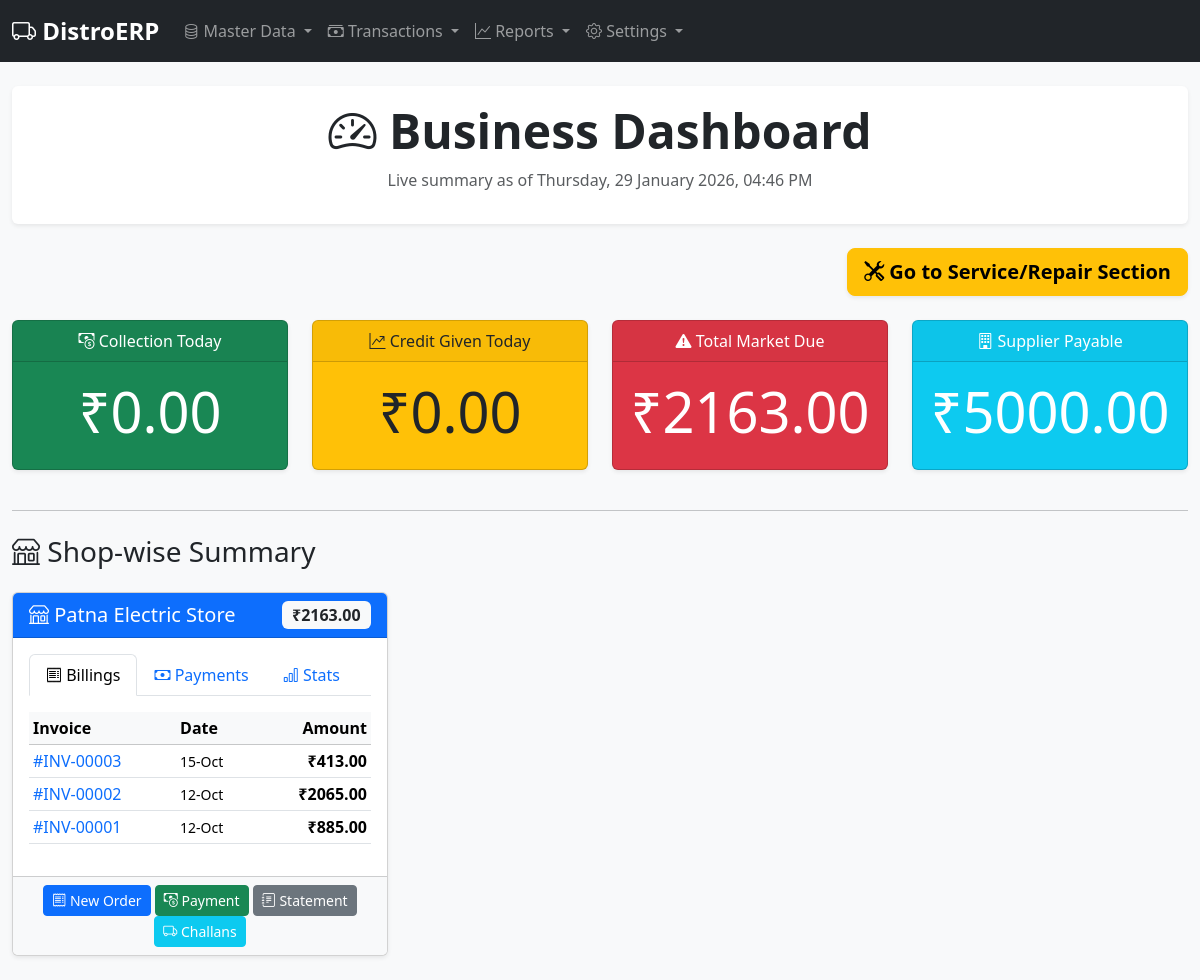
Before: / with the older database file.
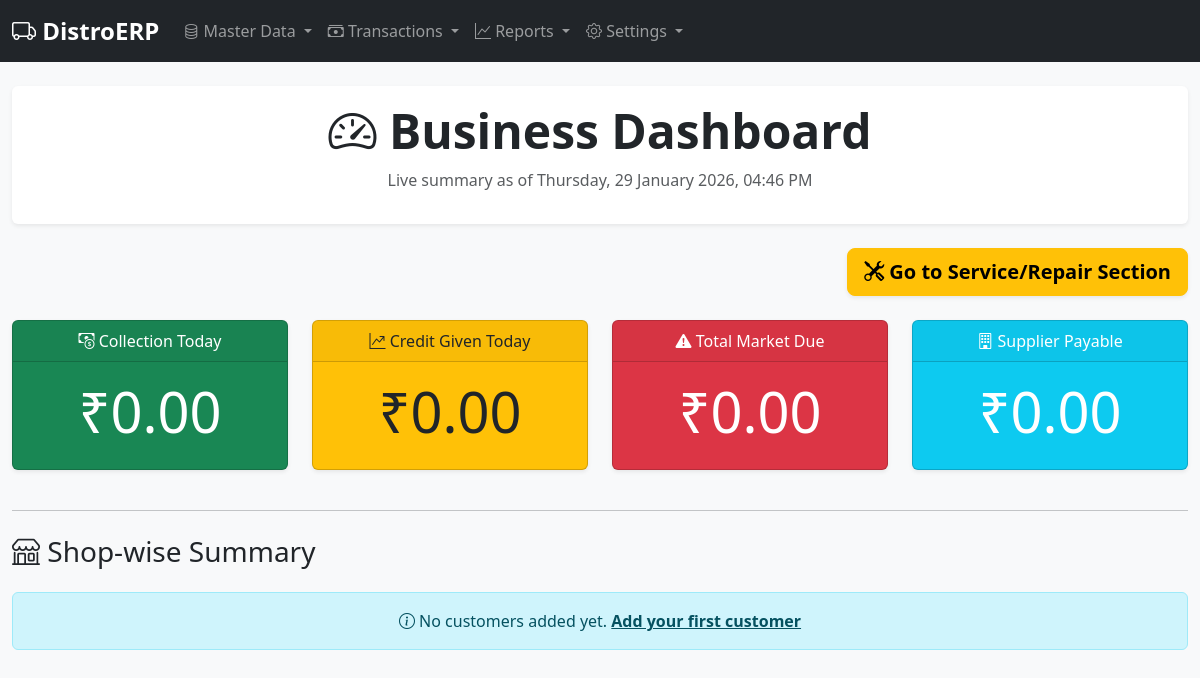
After: the same page with the newer database file.
### erp/models.py (models this page shows, shortened)
class Customer(db.Model):
    id = db.Column(db.Integer, primary_key=True)
    name = db.Column(db.String(100), nullable=False, unique=True)
    gstin = db.Column(db.String(15), unique=True)
    state_code = db.Column(db.String(2))
    address = db.Column(db.Text)
    phone = db.Column(db.String(15))
    balance = db.Column(db.Float, default=0.0, nullable=False)
    pricing_tier_id = db.Column(db.Integer, db.ForeignKey('pricing_tier.id'))
    pricing_tier = db.relationship('PricingTier')
    invoices = db.relationship('Invoice', backref='customer', lazy=True, cascade="all, delete-orphan")
    payments = db.relationship('Payment', backref='customer', lazy=True, cascade="all, delete-orphan")

class Invoice(db.Model):
    id = db.Column(db.Integer, primary_key=True)
    invoice_number = db.Column(db.String(50), unique=True)
    created_at = db.Column(db.DateTime, default=datetime.utcnow)
    customer_id = db.Column(db.Integer, db.ForeignKey('customer.id'), nullable=False)
    subtotal = db.Column(db.Float, default=0.0)
    cgst_amount = db.Column(db.Float, default=0.0)
    sgst_amount = db.Column(db.Float, default=0.0)
    igst_amount = db.Column(db.Float, default=0.0)
    total_amount = db.Column(db.Float, nullable=False, default=0.0)
    notes = db.Column(db.Text)
    items = db.relationship('InvoiceItem', backref='invoice', lazy=True, cascade="all, delete-orphan")

### erp/routes.py (the view)
@bp.route('/')
def dashboard():
    today = date.today()
    total_collections_today = db.session.query(func.sum(Payment.amount)).filter(
        func.date(Payment.payment_date) == today).scalar() or 0.0
    total_credit_today = db.session.query(func.sum(Invoice.total_amount)).filter(
        func.date(Invoice.created_at) == today).scalar() or 0.0
    total_market_due = db.session.query(func.sum(Customer.balance)).scalar() or 0.0
    total_supplier_due = db.session.query(func.sum(Supplier.balance)).scalar() or 0.0
    customers = Customer.query.order_by(Customer.name).all()
    for customer in customers:
        orders_by_month = db.session.query(
            func.strftime('%Y-%m', Invoice.created_at).label('month'),
            func.count(Invoice.id).label('count')
        ).filter(Invoice.customer_id == customer.id
        ).group_by('month'
        ).order_by(func.strftime('%Y-%m', Invoice.created_at).desc()
        ).limit(6).all()
        customer.orders_summary = orders_by_month
    return render_template('dashboard.html',
                         collections_today=total_collections_today,
                         credit_today=total_credit_today,
                         market_due=total_market_due,
                         supplier_due=total_supplier_due,
                         customers=customers)

### erp/templates/dashboard.html (shortened to what the changed rows need)
{% extends "base.html" %}
{% block content %}
<div class="px-4 py-3 mb-4 text-center bg-white rounded shadow-sm">
    <h1 class="display-5 fw-bold"><i class="bi bi-speedometer2"></i> Business Dashboard</h1>
    <p class="text-muted">Live summary as of {{ now().strftime('%A, %d %B %Y, %I:%M %p') }}</p>
</div>
<div class="row mb-4">
    <div class="col-12 text-end">
    </div>
</div>
<div class="row text-center mb-4">
    <div class="col-md-3 mb-3">
        <div class="card text-white bg-success h-100 metric-card">
            <div class="card-body">
                <h2 class="display-4">₹{{ "%.2f"|format(collections_today) }}</h2>
            </div>
        </div>
    </div>
    <div class="col-md-3 mb-3">
        <div class="card text-dark bg-warning h-100 metric-card">
            <div class="card-body">
                <h2 class="display-4">₹{{ "%.2f"|format(credit_today) }}</h2>
            </div>
        </div>
    </div>
    <div class="col-md-3 mb-3">
        <div class="card text-white bg-danger h-100 metric-card">
            <div class="card-body">
                <h2 class="display-4">₹{{ "%.2f"|format(market_due) }}</h2>
            </div>
        </div>
    </div>
    <div class="col-md-3 mb-3">
        <div class="card text-white bg-info h-100 metric-card">
            <div class="card-body">
                <h2 class="display-4">₹{{ "%.2f"|format(supplier_due) }}</h2>
            </div>
        </div>
    </div>
</div>
<hr class="my-4">
<h3 class="mb-4"><i class="bi bi-shop"></i> Shop-wise Summary</h3>
{% if customers %}
<div class="row">
    {% for customer in customers %}
    <div class="col-md-6 col-lg-4 mb-4">
        <div class="card h-100">
            <div class="card-header d-flex justify-content-between align-items-center bg-primary text-white">
                <h5 class="mb-0"><i class="bi bi-shop"></i> {{ customer.name }}</h5>
                <span class="badge bg-light text-dark fs-6">₹{{ "%.2f"|format(customer.balance) }}</span>
            </div>
            <div class="card-body">
                <ul class="nav nav-tabs" id="customerTab{{ customer.id }}" role="tablist">
                    <li class="nav-item" role="presentation">
                        <button class="nav-link active" id="billing-tab-{{ customer.id }}"
                                data-bs-toggle="tab" data-bs-target="#billing-{{ customer.id }}"
                                type="button" role="tab">
                            <i class="bi bi-receipt"></i> Billings
                        </button>
                    </li>
                    <li class="nav-item" role="presentation">
                        <button class="nav-link" id="payments-tab-{{ customer.id }}"
                                data-bs-toggle="tab" data-bs-target="#payments-{{ customer.id }}"
                                type="button" role="tab">
                            <i class="bi bi-cash"></i> Payments
                        </button>
                    </li>
                    <li class="nav-item" role="presentation">
                        <button class="nav-link" id="summary-tab-{{ customer.id }}"
                                data-bs-toggle="tab" data-bs-target="#summary-{{ customer.id }}"
                                type="button" role="tab">
                            <i class="bi bi-bar-chart"></i> Stats
                        </button>
                    </li>
                </ul>
                <div class="tab-content pt-3" id="customerTabContent{{ customer.id }}">
                    <div class="tab-pane fade show active" id="billing-{{ customer.id }}" role="tabpanel">
                        <div class="table-responsive" style="max-height: 200px;">
                            <table class="table table-sm">
                                <thead class="table-light sticky-top">
                                    <tr>
                                        <th>Invoice</th>
                                        <th>Date</th>
                                        <th class="text-end">Amount</th>
                                    </tr>
                                </thead>
                                <tbody>
                                   {% for invoice in (customer.invoices|sort(attribute='created_at', reverse=True))[:10] %}
                                    <tr>
                                        <td>
                                            <a href="{{ url_for('main.generate_invoice_pdf', invoice_id=invoice.id) }}"
                                               target="_blank" class="text-decoration-none">
                                                #{{ invoice.invoice_number or invoice.id }}
                                            </a>
                                        </td>
                                        <td><small>{{ invoice.created_at.strftime('%d-%b') }}</small></td>
                                        <td class="text-end fw-bold">₹{{ "%.2f"|format(invoice.total_amount) }}</td>
                                    </tr>
                                    {% else %}
                                    <tr><td colspan="3" class="text-center text-muted">No billings yet</td></tr>
                                    {% endfor %}
                                </tbody>
                            </table>
                        </div>
                    </div>
                </div>
            </div>
            <div class="card-footer text-center bg-light">
                <a href="{{ url_for('main.create_invoice', customer_id=customer.id) }}"
                   class="btn btn-primary btn-sm">
                    <i class="bi bi-receipt"></i> New Order
                </a>
                <a href="{{ url_for('main.add_payment', customer_id=customer.id) }}"
                   class="btn btn-success btn-sm">
                    <i class="bi bi-cash-coin"></i> Payment
                </a>
                <a href="{{ url_for('main.view_statement', customer_id=customer.id) }}"
                   class="btn btn-secondary btn-sm">
                    <i class="bi bi-journal-text"></i> Statement
                </a>
                <a href="{{ url_for('main.customer_challans_list', customer_id=customer.id) }}"
       class="btn btn-info btn-sm text-white" title="View Challans">
        <i class="bi bi-truck"></i> Challans
    </a>
            </div>
        </div>
    </div>
    {% endfor %}
</div>
{% else %}
<div class="alert alert-info text-center">
    <i class="bi bi-info-circle"></i> No customers added yet.
    <a href="{{ url_for('main.add_customer') }}" class="alert-link">Add your first customer</a>
</div>
{% endif %}
{% endblock %}

Changed rows visible on the page:
removed Customer: name "Patna Electric Store", balance "2163.00"
removed Invoice: invoice_number "INV-00003", created_at "15-Oct", total_amount "413.00"
removed Invoice: invoice_number "INV-00002", created_at "12-Oct", total_amount "2065.00"
removed Invoice: invoice_number "INV-00001", created_at "12-Oct", total_amount "885.00"
Other visible differences:
{{ "%.2f"|format(market_due) }}: "2163.00" → "0.00"
{{ "%.2f"|format(supplier_due) }}: "5000.00" → "0.00"
text now shown: "No customers added yet. Add your first customer"
